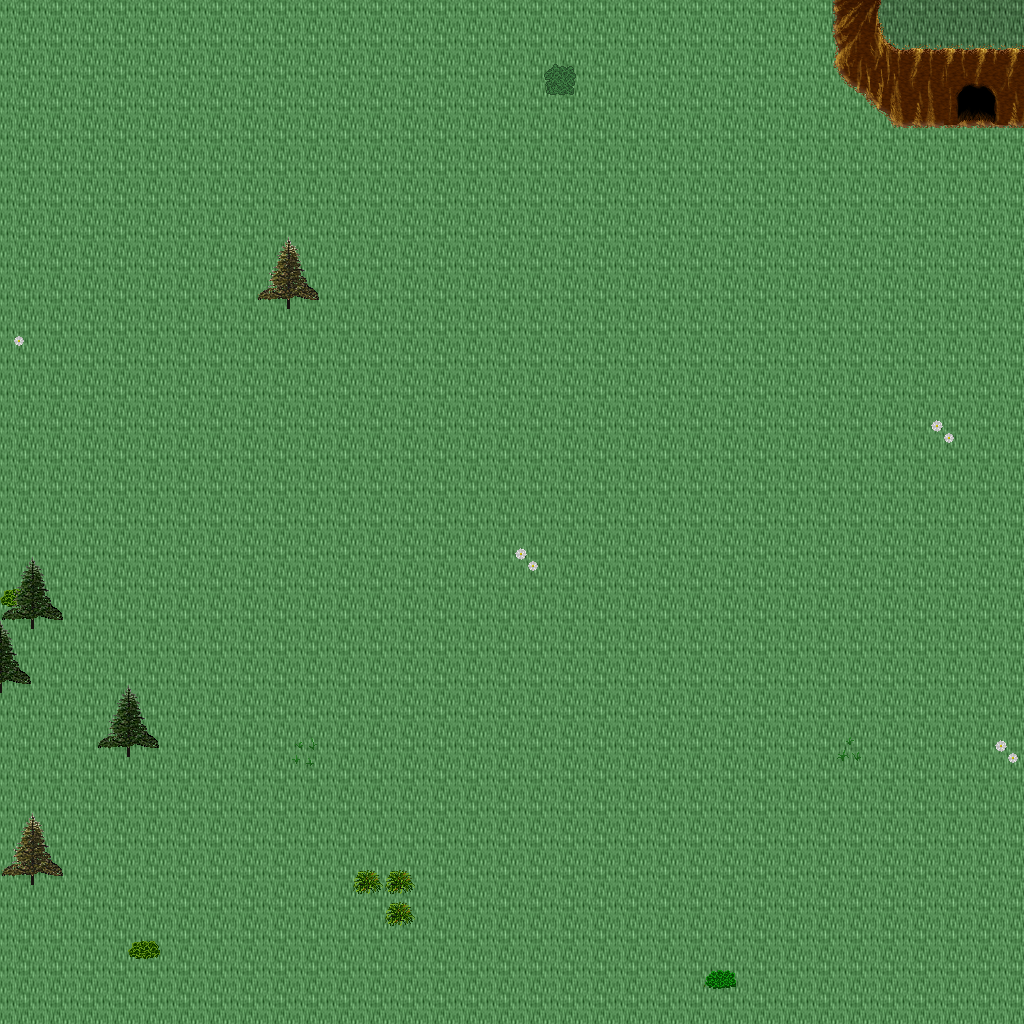

Rendered tile map (Tiled .tmx) drawn with the repository's tilesets; below, a short description and the map source with its tile grids summarised:
An orthogonal 32x32 tile map with 32x32 px tiles, 5 tile layers (Ground, Objects, Objects2, Above, ...), 1 hidden layer not drawn, 23 tilesets.

<map version="1.10" tiledversion="1.11.0" orientation="orthogonal" renderorder="right-down" width="32" height="32" tilewidth="32" tileheight="32" infinite="0" nextlayerid="11" nextobjectid="1">
 <tileset firstgid="1" name="ground_ground" tilewidth="32" tileheight="32" tilecount="33" columns="3">
  <image source="../drawable/ground_ground.png" width="96" height="352" />
 </tileset>
 <tileset firstgid="34" name="ground_ridge_earth_dark" tilewidth="32" tileheight="32" tilecount="96" columns="12">
  <image source="../drawable/ground_ridge_earth_dark.png" width="384" height="256" />
 </tileset>
 <tileset firstgid="130" name="plant_flower_daisy_white" tilewidth="32" tileheight="32" tilecount="8" columns="2">
  <image source="../drawable/plant_flower_daisy_white.png" width="64" height="128" />
 </tileset>
 <tileset firstgid="138" name="plant_grasses" tilewidth="32" tileheight="32" tilecount="6" columns="3">
  <image source="../drawable/plant_grasses.png" width="96" height="64" />
 </tileset>
 <tileset firstgid="144" name="plant_tree_tree_fluffy" tilewidth="32" tileheight="32" tilecount="12" columns="4">
  <image source="../drawable/plant_tree_tree_fluffy.png" width="128" height="96" />
 </tileset>
 <tileset firstgid="156" name="plant_bush_bushes" tilewidth="32" tileheight="32" tilecount="10" columns="5">
  <image source="../drawable/plant_bush_bushes.png" width="160" height="64" />
 </tileset>
 <tileset firstgid="166" name="logic_portal" tilewidth="32" tileheight="32" tilecount="24" columns="8">
  <image source="../drawable/logic_portal.png" width="256" height="96" />
 </tileset>
 <tileset firstgid="190" name="logic_collision" tilewidth="32" tileheight="32" tilecount="1" columns="1">
  <image source="../drawable/logic_collision.png" width="32" height="32" />
 </tileset>
 <tileset firstgid="191" name="logic_creature_animal" tilewidth="32" tileheight="32" tilecount="32" columns="8">
  <image source="../drawable/logic_creature_animal.png" width="256" height="128" />
 </tileset>
 <tileset firstgid="223" name="ground_dry_grass" tilewidth="32" tileheight="32" tilecount="54" columns="9">
  <image source="../drawable/ground_dry_grass.png" width="288" height="192" />
 </tileset>
 <tileset firstgid="277" name="ground_earth_edges" tilewidth="32" tileheight="32" tilecount="18" columns="6">
  <image source="../drawable/ground_earth_edges.png" width="192" height="96" />
 </tileset>
 <tileset firstgid="295" name="ground_grass_corners" tilewidth="32" tileheight="32" tilecount="24" columns="6">
  <image source="../drawable/ground_grass_corners.png" width="192" height="128" />
 </tileset>
 <tileset firstgid="319" name="plant_tree_evergreen" tilewidth="32" tileheight="32" tilecount="36" columns="3">
  <image source="../drawable/plant_tree_evergreen.png" width="96" height="384" />
 </tileset>
 <tileset firstgid="355" name="plant_tree_tree_darkgreen" tilewidth="32" tileheight="32" tilecount="88" columns="8">
  <image source="../drawable/plant_tree_tree_darkgreen.png" width="256" height="352" />
 </tileset>
 <tileset firstgid="443" name="building_decoration_rocks" tilewidth="32" tileheight="32" tilecount="6" columns="3">
  <image source="../drawable/building_decoration_rocks.png" width="96" height="64" />
 </tileset>
 <tileset firstgid="449" name="plant_stump_stump_pale_brown" tilewidth="32" tileheight="32" tilecount="4" columns="2">
  <image source="../drawable/plant_stump_stump_pale_brown.png" width="64" height="64" />
 </tileset>
 <tileset firstgid="453" name="plant_stump_int_small_stump_2" tilewidth="32" tileheight="32" tilecount="1" columns="1">
  <image source="../drawable/plant_stump_int_small_stump_2.png" width="32" height="32" />
 </tileset>
 <tileset firstgid="454" name="ground_rock_pebbles" tilewidth="32" tileheight="32" tilecount="3" columns="1">
  <image source="../drawable/ground_rock_pebbles.png" width="32" height="96" />
 </tileset>
 <tileset firstgid="457" name="plant_bush_bush_mult_colored" tilewidth="32" tileheight="32" tilecount="6" columns="3">
  <image source="../drawable/plant_bush_bush_mult_colored.png" width="96" height="64" />
 </tileset>
 <tileset firstgid="463" name="plant_tree_umbrella_thorn" tilewidth="32" tileheight="32" tilecount="18" columns="6">
  <image source="../drawable/plant_tree_umbrella_thorn.png" width="192" height="96" />
 </tileset>
 <tileset firstgid="481" name="logic_item_fruits" tilewidth="32" tileheight="32" tilecount="16" columns="8">
  <image source="../drawable/logic_item_fruits.png" width="256" height="64" />
 </tileset>
 <tileset firstgid="497" name="building_house_3" tilewidth="32" tileheight="32" tilecount="48" columns="6">
  <image source="../drawable/building_house_3.png" width="192" height="256" />
 </tileset>
 <tileset firstgid="545" name="logic_creature_mutant" tilewidth="32" tileheight="32" tilecount="7" columns="7">
  <image source="../drawable/logic_creature_mutant.png" width="224" height="32" />
 </tileset>
 <layer id="1" name="Ground" width="32" height="32">
  <data>[1024 cells, 1024 non-empty, 2 distinct tile ids]</data>
 </layer>
 <layer id="2" name="Objects" width="32" height="32">
  <data>[1024 cells, 41 non-empty, 22 distinct tile ids]</data>
 </layer>
 <layer id="3" name="Objects2" width="32" height="32">
  <data>[1024 cells, 6 non-empty, 6 distinct tile ids]</data>
 </layer>
 <layer id="4" name="Above" width="32" height="32">
  <data>[1024 cells, 18 non-empty, 8 distinct tile ids]</data>
 </layer>
 <layer id="5" name="Above2" width="32" height="32">
  <data>[1024 cells, 0 non-empty, 0 distinct tile ids]</data>
 </layer>
 <layer id="6" name="Walkable" width="32" height="32" visible="0">
  <data>[1024 cells, 30 non-empty, 1 distinct tile ids]</data>
 </layer>
 <objectgroup id="7" name="Mapevents" />
 <objectgroup id="8" name="Spawn" />
 <objectgroup id="9" name="Keys" />
 <objectgroup id="10" name="Replace" />
</map>
